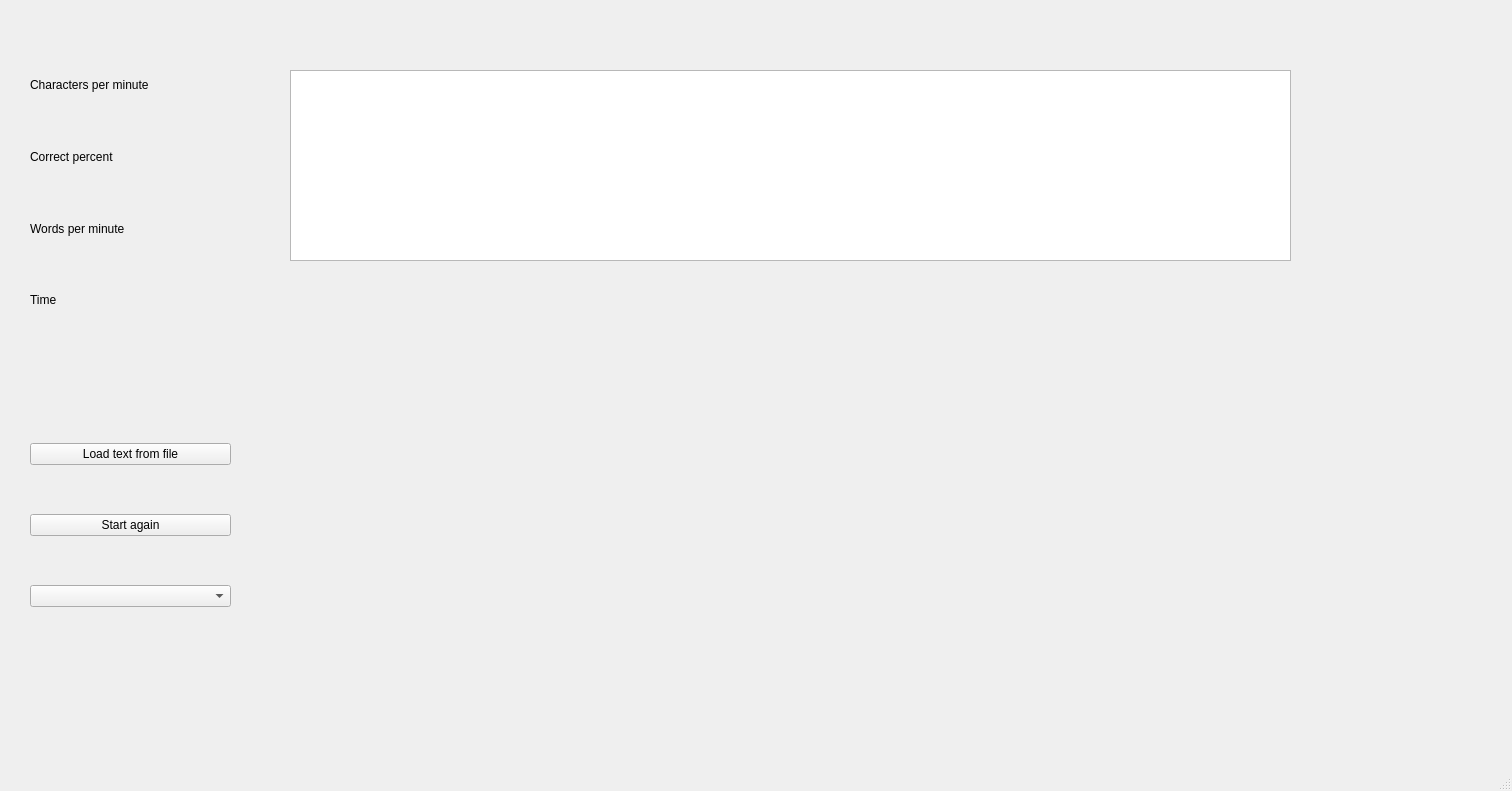
<?xml version="1.0" encoding="UTF-8"?>
<ui version="4.0">
 <class>MainWindow</class>
 <widget class="QMainWindow" name="MainWindow">
  <property name="geometry">
   <rect>
    <x>0</x>
    <y>0</y>
    <width>1512</width>
    <height>791</height>
   </rect>
  </property>
  <property name="windowTitle">
   <string>Blind Typing</string>
  </property>
  <widget class="QWidget" name="centralwidget">
   <widget class="QWidget" name="widget" native="true">
    <property name="geometry">
     <rect>
      <x>290</x>
      <y>340</y>
      <width>1011</width>
      <height>391</height>
     </rect>
    </property>
   </widget>
   <widget class="QTextEdit" name="textEdit">
    <property name="geometry">
     <rect>
      <x>290</x>
      <y>70</y>
      <width>1001</width>
      <height>191</height>
     </rect>
    </property>
   </widget>
   <widget class="QWidget" name="gridLayoutWidget">
    <property name="geometry">
     <rect>
      <x>30</x>
      <y>70</y>
      <width>211</width>
      <height>281</height>
     </rect>
    </property>
    <layout class="QGridLayout" name="gridLayout">
     <item row="7" column="0">
      <widget class="QLabel" name="info_time">
       <property name="text">
        <string>Time</string>
       </property>
      </widget>
     </item>
     <item row="6" column="0">
      <widget class="QLabel" name="words_minute">
       <property name="text">
        <string/>
       </property>
      </widget>
     </item>
     <item row="3" column="0">
      <widget class="QLabel" name="info_correct">
       <property name="text">
        <string>Correct percent</string>
       </property>
      </widget>
     </item>
     <item row="8" column="0">
      <widget class="QLabel" name="current_time">
       <property name="text">
        <string/>
       </property>
      </widget>
     </item>
     <item row="5" column="0">
      <widget class="QLabel" name="info_words">
       <property name="text">
        <string>Words per minute</string>
       </property>
      </widget>
     </item>
     <item row="0" column="0">
      <widget class="QLabel" name="info_char">
       <property name="text">
        <string>Characters per minute</string>
       </property>
      </widget>
     </item>
     <item row="1" column="0">
      <widget class="QLabel" name="char_minute">
       <property name="text">
        <string/>
       </property>
      </widget>
     </item>
     <item row="4" column="0">
      <widget class="QLabel" name="cor_percent">
       <property name="text">
        <string/>
       </property>
      </widget>
     </item>
    </layout>
   </widget>
   <widget class="QWidget" name="verticalLayoutWidget">
    <property name="geometry">
     <rect>
      <x>30</x>
      <y>400</y>
      <width>201</width>
      <height>251</height>
     </rect>
    </property>
    <layout class="QVBoxLayout" name="verticalLayout">
     <item>
      <widget class="QPushButton" name="file">
       <property name="text">
        <string>Load text from file</string>
       </property>
      </widget>
     </item>
     <item>
      <widget class="QPushButton" name="pushButton">
       <property name="text">
        <string>Start again</string>
       </property>
      </widget>
     </item>
     <item>
      <widget class="QComboBox" name="comboBox">
       <item>
        <property name="text">
         <string/>
        </property>
       </item>
       <item>
        <property name="text">
         <string>Belarussian</string>
        </property>
       </item>
       <item>
        <property name="text">
         <string>Germany</string>
        </property>
       </item>
       <item>
        <property name="text">
         <string>French</string>
        </property>
       </item>
       <item>
        <property name="text">
         <string>Chinesee</string>
        </property>
       </item>
       <item>
        <property name="text">
         <string>Arabian</string>
        </property>
       </item>
       <item>
        <property name="text">
         <string>Hebrew</string>
        </property>
       </item>
      </widget>
     </item>
    </layout>
   </widget>
  </widget>
  <widget class="QMenuBar" name="menubar">
   <property name="geometry">
    <rect>
     <x>0</x>
     <y>0</y>
     <width>1512</width>
     <height>22</height>
    </rect>
   </property>
  </widget>
  <widget class="QStatusBar" name="statusbar"/>
 </widget>
 <resources/>
 <connections/>
</ui>
